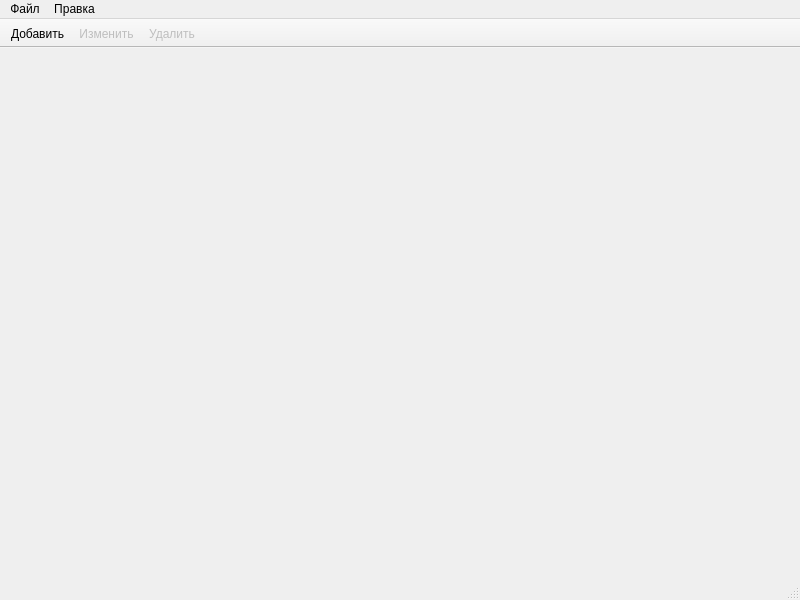
<?xml version="1.0" encoding="UTF-8"?>
<ui version="4.0">
 <class>MainWindow</class>
 <widget class="QMainWindow" name="MainWindow">
  <property name="geometry">
   <rect>
    <x>0</x>
    <y>0</y>
    <width>800</width>
    <height>600</height>
   </rect>
  </property>
  <property name="windowTitle">
   <string>Ежедневник</string>
  </property>
  <widget class="QWidget" name="centralwidget">
   <layout class="QVBoxLayout" name="verticalLayout">
    <property name="leftMargin">
     <number>6</number>
    </property>
    <property name="topMargin">
     <number>6</number>
    </property>
    <property name="rightMargin">
     <number>6</number>
    </property>
    <property name="bottomMargin">
     <number>6</number>
    </property>
    <item>
     <widget class="QStackedWidget" name="stackedWidget">
      <property name="currentIndex">
       <number>-1</number>
      </property>
     </widget>
    </item>
   </layout>
  </widget>
  <widget class="QMenuBar" name="menubar">
   <property name="geometry">
    <rect>
     <x>0</x>
     <y>0</y>
     <width>800</width>
     <height>23</height>
    </rect>
   </property>
   <widget class="QMenu" name="menu">
    <property name="title">
     <string>Файл</string>
    </property>
    <addaction name="actionAdd"/>
    <addaction name="separator"/>
    <addaction name="actionExit"/>
   </widget>
   <widget class="QMenu" name="menu_2">
    <property name="title">
     <string>Правка</string>
    </property>
    <addaction name="actionEdit"/>
    <addaction name="actionRemove"/>
   </widget>
   <addaction name="menu"/>
   <addaction name="menu_2"/>
  </widget>
  <widget class="QStatusBar" name="statusbar"/>
  <widget class="QToolBar" name="toolBar">
   <property name="windowTitle">
    <string>toolBar</string>
   </property>
   <property name="movable">
    <bool>false</bool>
   </property>
   <attribute name="toolBarArea">
    <enum>TopToolBarArea</enum>
   </attribute>
   <attribute name="toolBarBreak">
    <bool>false</bool>
   </attribute>
   <addaction name="actionAdd"/>
   <addaction name="actionEdit"/>
   <addaction name="actionRemove"/>
  </widget>
  <action name="actionAdd">
   <property name="text">
    <string>Добавить</string>
   </property>
   <property name="shortcut">
    <string>Ctrl+N</string>
   </property>
  </action>
  <action name="actionExit">
   <property name="text">
    <string>Выход</string>
   </property>
  </action>
  <action name="actionEdit">
   <property name="enabled">
    <bool>false</bool>
   </property>
   <property name="text">
    <string>Изменить</string>
   </property>
  </action>
  <action name="actionRemove">
   <property name="enabled">
    <bool>false</bool>
   </property>
   <property name="text">
    <string>Удалить</string>
   </property>
  </action>
 </widget>
 <resources/>
 <connections/>
</ui>
